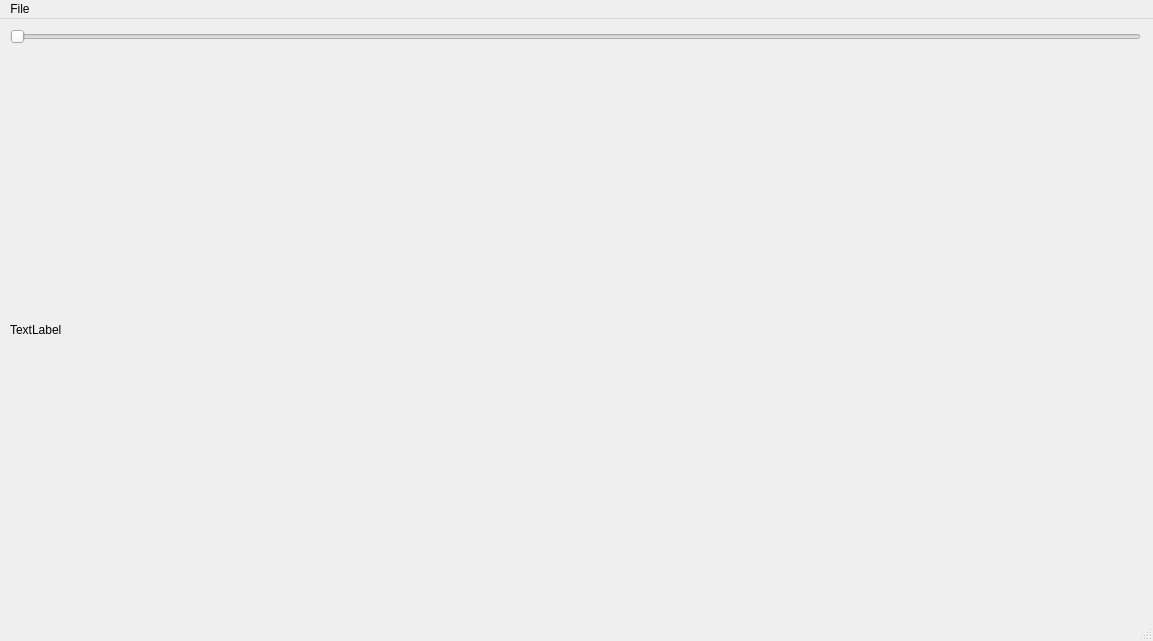
<?xml version="1.0" encoding="UTF-8"?>
<ui version="4.0">
 <class>MainWindow</class>
 <widget class="QMainWindow" name="MainWindow">
  <property name="geometry">
   <rect>
    <x>0</x>
    <y>0</y>
    <width>1153</width>
    <height>641</height>
   </rect>
  </property>
  <property name="windowTitle">
   <string>MainWindow</string>
  </property>
  <widget class="QWidget" name="centralwidget">
   <widget class="QWidget" name="verticalLayoutWidget">
    <property name="geometry">
     <rect>
      <x>10</x>
      <y>10</y>
      <width>1131</width>
      <height>581</height>
     </rect>
    </property>
    <layout class="QVBoxLayout" name="verticalLayout">
     <item>
      <widget class="QSlider" name="horizontalSlider">
       <property name="maximum">
        <number>5</number>
       </property>
       <property name="orientation">
        <enum>Qt::Horizontal</enum>
       </property>
      </widget>
     </item>
     <item>
      <widget class="QLabel" name="image">
       <property name="text">
        <string>TextLabel</string>
       </property>
      </widget>
     </item>
    </layout>
   </widget>
  </widget>
  <widget class="QMenuBar" name="menubar">
   <property name="geometry">
    <rect>
     <x>0</x>
     <y>0</y>
     <width>1153</width>
     <height>22</height>
    </rect>
   </property>
   <widget class="QMenu" name="menuFile">
    <property name="title">
     <string>File</string>
    </property>
    <addaction name="Open"/>
   </widget>
   <addaction name="menuFile"/>
  </widget>
  <widget class="QStatusBar" name="statusbar"/>
  <action name="Open">
   <property name="text">
    <string>Open</string>
   </property>
  </action>
 </widget>
 <resources/>
 <connections/>
</ui>
